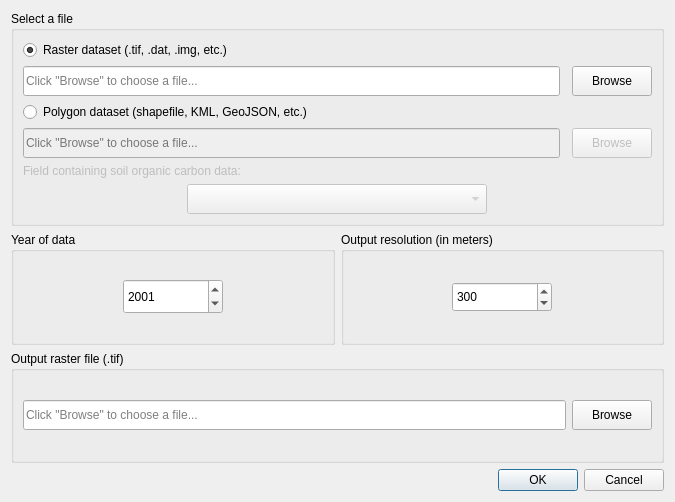
<?xml version="1.0" encoding="UTF-8"?>
<ui version="4.0">
 <class>DlgLoadDataSOC</class>
 <widget class="QDialog" name="DlgLoadDataSOC">
  <property name="windowModality">
   <enum>Qt::WindowModal</enum>
  </property>
  <property name="geometry">
   <rect>
    <x>0</x>
    <y>0</y>
    <width>675</width>
    <height>502</height>
   </rect>
  </property>
  <property name="sizePolicy">
   <sizepolicy hsizetype="Preferred" vsizetype="Preferred">
    <horstretch>0</horstretch>
    <verstretch>0</verstretch>
   </sizepolicy>
  </property>
  <property name="windowTitle">
   <string>Load a custom soil organic carbon dataset</string>
  </property>
  <property name="modal">
   <bool>false</bool>
  </property>
  <layout class="QVBoxLayout" name="verticalLayout">
   <item>
    <widget class="QGroupBox" name="groupBox_5">
     <property name="enabled">
      <bool>true</bool>
     </property>
     <property name="title">
      <string>Select a file</string>
     </property>
     <layout class="QGridLayout" name="gridLayout_3">
      <item row="0" column="0" colspan="3">
       <widget class="QRadioButton" name="radio_raster_input">
        <property name="enabled">
         <bool>true</bool>
        </property>
        <property name="text">
         <string>Raster dataset (.tif, .dat, .img, etc.)</string>
        </property>
        <property name="checked">
         <bool>true</bool>
        </property>
       </widget>
      </item>
      <item row="2" column="0" colspan="3">
       <widget class="QRadioButton" name="radio_polygon_input">
        <property name="text">
         <string>Polygon dataset (shapefile, KML, GeoJSON, etc.)</string>
        </property>
       </widget>
      </item>
      <item row="1" column="2">
       <widget class="QPushButton" name="btn_raster_dataset_browse">
        <property name="enabled">
         <bool>true</bool>
        </property>
        <property name="minimumSize">
         <size>
          <width>0</width>
          <height>30</height>
         </size>
        </property>
        <property name="maximumSize">
         <size>
          <width>120</width>
          <height>16777215</height>
         </size>
        </property>
        <property name="text">
         <string>Browse</string>
        </property>
       </widget>
      </item>
      <item row="4" column="0" colspan="3">
       <widget class="QLabel" name="label_2">
        <property name="enabled">
         <bool>false</bool>
        </property>
        <property name="text">
         <string>Field containing soil organic carbon data:</string>
        </property>
       </widget>
      </item>
      <item row="1" column="0">
       <widget class="QLineEdit" name="lineEdit_raster_file">
        <property name="enabled">
         <bool>true</bool>
        </property>
        <property name="minimumSize">
         <size>
          <width>0</width>
          <height>30</height>
         </size>
        </property>
        <property name="readOnly">
         <bool>false</bool>
        </property>
        <property name="placeholderText">
         <string>Click &quot;Browse&quot; to choose a file...</string>
        </property>
       </widget>
      </item>
      <item row="3" column="0">
       <widget class="QLineEdit" name="lineEdit_polygon_file">
        <property name="enabled">
         <bool>false</bool>
        </property>
        <property name="minimumSize">
         <size>
          <width>0</width>
          <height>30</height>
         </size>
        </property>
        <property name="placeholderText">
         <string>Click &quot;Browse&quot; to choose a file...</string>
        </property>
       </widget>
      </item>
      <item row="3" column="2">
       <widget class="QPushButton" name="btn_polygon_dataset_browse">
        <property name="enabled">
         <bool>false</bool>
        </property>
        <property name="minimumSize">
         <size>
          <width>0</width>
          <height>30</height>
         </size>
        </property>
        <property name="maximumSize">
         <size>
          <width>120</width>
          <height>16777215</height>
         </size>
        </property>
        <property name="text">
         <string>Browse</string>
        </property>
       </widget>
      </item>
      <item row="5" column="0" colspan="3" alignment="Qt::AlignHCenter">
       <widget class="QComboBox" name="comboBox_fieldname">
        <property name="enabled">
         <bool>false</bool>
        </property>
        <property name="minimumSize">
         <size>
          <width>300</width>
          <height>30</height>
         </size>
        </property>
        <property name="maximumSize">
         <size>
          <width>300</width>
          <height>16777215</height>
         </size>
        </property>
       </widget>
      </item>
     </layout>
    </widget>
   </item>
   <item>
    <layout class="QHBoxLayout" name="horizontalLayout">
     <item>
      <widget class="QGroupBox" name="groupBox_3">
       <property name="title">
        <string>Year of data</string>
       </property>
       <layout class="QHBoxLayout" name="horizontalLayout_3">
        <item>
         <widget class="QDateEdit" name="spinBox_year">
          <property name="enabled">
           <bool>true</bool>
          </property>
          <property name="sizePolicy">
           <sizepolicy hsizetype="Minimum" vsizetype="Minimum">
            <horstretch>0</horstretch>
            <verstretch>0</verstretch>
           </sizepolicy>
          </property>
          <property name="minimumSize">
           <size>
            <width>100</width>
            <height>30</height>
           </size>
          </property>
          <property name="maximumSize">
           <size>
            <width>100</width>
            <height>35</height>
           </size>
          </property>
          <property name="date">
           <date>
            <year>2001</year>
            <month>1</month>
            <day>1</day>
           </date>
          </property>
          <property name="maximumDate">
           <date>
            <year>2030</year>
            <month>12</month>
            <day>31</day>
           </date>
          </property>
          <property name="minimumDate">
           <date>
            <year>1980</year>
            <month>1</month>
            <day>1</day>
           </date>
          </property>
          <property name="displayFormat">
           <string notr="true">yyyy</string>
          </property>
         </widget>
        </item>
       </layout>
      </widget>
     </item>
     <item>
      <widget class="QGroupBox" name="groupBox_6">
       <property name="title">
        <string>Output resolution (in meters)</string>
       </property>
       <layout class="QHBoxLayout" name="horizontalLayout_2">
        <item>
         <widget class="QSpinBox" name="spinBox_resolution">
          <property name="minimumSize">
           <size>
            <width>100</width>
            <height>30</height>
           </size>
          </property>
          <property name="maximumSize">
           <size>
            <width>100</width>
            <height>16777215</height>
           </size>
          </property>
          <property name="minimum">
           <number>1</number>
          </property>
          <property name="maximum">
           <number>8000</number>
          </property>
          <property name="value">
           <number>300</number>
          </property>
         </widget>
        </item>
       </layout>
      </widget>
     </item>
    </layout>
   </item>
   <item>
    <widget class="QGroupBox" name="groupBox_4">
     <property name="title">
      <string>Output raster file (.tif)</string>
     </property>
     <layout class="QGridLayout" name="gridLayout">
      <item row="0" column="0">
       <widget class="QLineEdit" name="lineEdit_output_file">
        <property name="enabled">
         <bool>true</bool>
        </property>
        <property name="minimumSize">
         <size>
          <width>0</width>
          <height>30</height>
         </size>
        </property>
        <property name="readOnly">
         <bool>false</bool>
        </property>
        <property name="placeholderText">
         <string>Click &quot;Browse&quot; to choose a file...</string>
        </property>
       </widget>
      </item>
      <item row="0" column="1">
       <widget class="QPushButton" name="btn_output_file_browse">
        <property name="enabled">
         <bool>true</bool>
        </property>
        <property name="minimumSize">
         <size>
          <width>0</width>
          <height>30</height>
         </size>
        </property>
        <property name="maximumSize">
         <size>
          <width>120</width>
          <height>16777215</height>
         </size>
        </property>
        <property name="text">
         <string>Browse</string>
        </property>
       </widget>
      </item>
     </layout>
    </widget>
   </item>
   <item>
    <widget class="QDialogButtonBox" name="btnBox">
     <property name="orientation">
      <enum>Qt::Horizontal</enum>
     </property>
     <property name="standardButtons">
      <set>QDialogButtonBox::Cancel|QDialogButtonBox::Ok</set>
     </property>
    </widget>
   </item>
  </layout>
 </widget>
 <resources/>
 <connections>
  <connection>
   <sender>btnBox</sender>
   <signal>accepted()</signal>
   <receiver>DlgLoadDataSOC</receiver>
   <slot>accept()</slot>
   <hints>
    <hint type="sourcelabel">
     <x>248</x>
     <y>254</y>
    </hint>
    <hint type="destinationlabel">
     <x>157</x>
     <y>274</y>
    </hint>
   </hints>
  </connection>
  <connection>
   <sender>btnBox</sender>
   <signal>rejected()</signal>
   <receiver>DlgLoadDataSOC</receiver>
   <slot>reject()</slot>
   <hints>
    <hint type="sourcelabel">
     <x>316</x>
     <y>260</y>
    </hint>
    <hint type="destinationlabel">
     <x>286</x>
     <y>274</y>
    </hint>
   </hints>
  </connection>
 </connections>
</ui>
